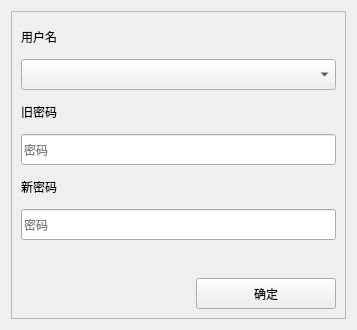
<?xml version="1.0" encoding="UTF-8"?>
<ui version="4.0">
 <class>UserManangerWidget</class>
 <widget class="QWidget" name="UserManangerWidget">
  <property name="geometry">
   <rect>
    <x>0</x>
    <y>0</y>
    <width>357</width>
    <height>330</height>
   </rect>
  </property>
  <property name="windowTitle">
   <string>修改密码</string>
  </property>
  <property name="windowIcon">
   <iconset resource="images.qrc">
    <normaloff>:/resource/resource_main/user_100px.png</normaloff>:/resource/resource_main/user_100px.png</iconset>
  </property>
  <layout class="QGridLayout" name="gridLayout_2">
   <item row="0" column="0">
    <widget class="QFrame" name="frame">
     <property name="frameShape">
      <enum>QFrame::StyledPanel</enum>
     </property>
     <property name="frameShadow">
      <enum>QFrame::Raised</enum>
     </property>
     <layout class="QGridLayout" name="gridLayout">
      <item row="0" column="0">
       <layout class="QVBoxLayout" name="verticalLayout" stretch="1,1,1,1,1,1,1,1">
        <item>
         <widget class="QLabel" name="label">
          <property name="sizePolicy">
           <sizepolicy hsizetype="Preferred" vsizetype="Preferred">
            <horstretch>0</horstretch>
            <verstretch>0</verstretch>
           </sizepolicy>
          </property>
          <property name="text">
           <string>用户名</string>
          </property>
         </widget>
        </item>
        <item>
         <widget class="QComboBox" name="comboBox">
          <property name="sizePolicy">
           <sizepolicy hsizetype="Preferred" vsizetype="Preferred">
            <horstretch>0</horstretch>
            <verstretch>0</verstretch>
           </sizepolicy>
          </property>
         </widget>
        </item>
        <item>
         <widget class="QLabel" name="label_2">
          <property name="sizePolicy">
           <sizepolicy hsizetype="Preferred" vsizetype="Preferred">
            <horstretch>0</horstretch>
            <verstretch>0</verstretch>
           </sizepolicy>
          </property>
          <property name="text">
           <string>旧密码</string>
          </property>
         </widget>
        </item>
        <item>
         <widget class="QLineEdit" name="edit_oldPW">
          <property name="sizePolicy">
           <sizepolicy hsizetype="Expanding" vsizetype="Preferred">
            <horstretch>0</horstretch>
            <verstretch>0</verstretch>
           </sizepolicy>
          </property>
          <property name="text">
           <string/>
          </property>
          <property name="echoMode">
           <enum>QLineEdit::Password</enum>
          </property>
          <property name="placeholderText">
           <string>密码</string>
          </property>
         </widget>
        </item>
        <item>
         <widget class="QLabel" name="label_3">
          <property name="sizePolicy">
           <sizepolicy hsizetype="Preferred" vsizetype="Preferred">
            <horstretch>0</horstretch>
            <verstretch>0</verstretch>
           </sizepolicy>
          </property>
          <property name="text">
           <string>新密码</string>
          </property>
         </widget>
        </item>
        <item>
         <widget class="QLineEdit" name="edit_newPW">
          <property name="sizePolicy">
           <sizepolicy hsizetype="Expanding" vsizetype="Preferred">
            <horstretch>0</horstretch>
            <verstretch>0</verstretch>
           </sizepolicy>
          </property>
          <property name="text">
           <string/>
          </property>
          <property name="echoMode">
           <enum>QLineEdit::Password</enum>
          </property>
          <property name="placeholderText">
           <string>密码</string>
          </property>
         </widget>
        </item>
        <item>
         <spacer name="verticalSpacer">
          <property name="orientation">
           <enum>Qt::Vertical</enum>
          </property>
          <property name="sizeHint" stdset="0">
           <size>
            <width>20</width>
            <height>40</height>
           </size>
          </property>
         </spacer>
        </item>
        <item>
         <layout class="QHBoxLayout" name="horizontalLayout" stretch="10,8">
          <item>
           <spacer name="horizontalSpacer">
            <property name="orientation">
             <enum>Qt::Horizontal</enum>
            </property>
            <property name="sizeHint" stdset="0">
             <size>
              <width>40</width>
              <height>20</height>
             </size>
            </property>
           </spacer>
          </item>
          <item>
           <widget class="QPushButton" name="btn_log">
            <property name="sizePolicy">
             <sizepolicy hsizetype="Minimum" vsizetype="Preferred">
              <horstretch>0</horstretch>
              <verstretch>0</verstretch>
             </sizepolicy>
            </property>
            <property name="text">
             <string>确定</string>
            </property>
           </widget>
          </item>
         </layout>
        </item>
       </layout>
      </item>
     </layout>
    </widget>
   </item>
  </layout>
 </widget>
 <resources>
  <include location="images.qrc"/>
 </resources>
 <connections/>
</ui>
